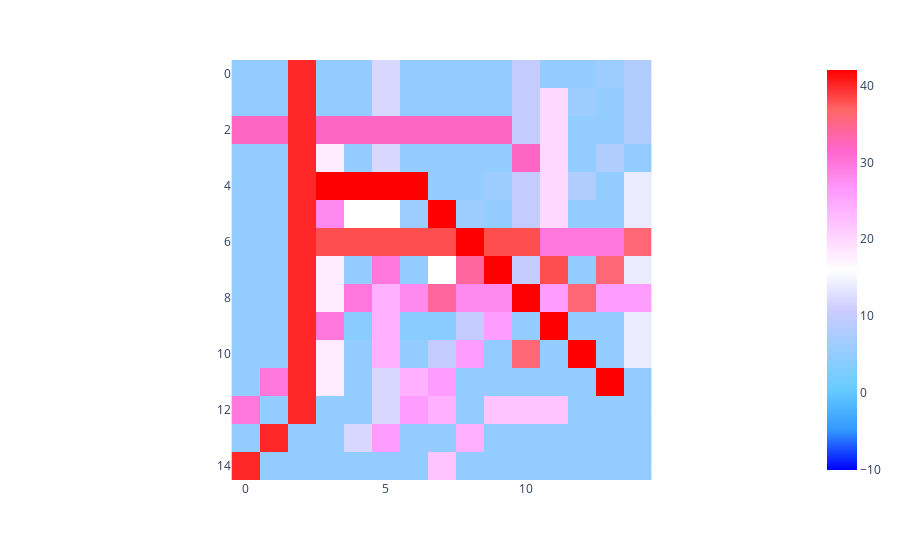

The notebook cell saved with this chart:
### Code cell
main()

### Figure 1 — Plotly figure (JSON) as saved in the notebook; plotly's stock layout.template omitted (floating-point values rounded to 4 significant figures; data arrays with more than 128 entries replaced by an {"elided": "..."} marker saying what was removed)
{"data": [{"coloraxis": "coloraxis", "hovertemplate": "x: %{x}<br>y: %{y}<br>color: %{z}<extra></extra>", "name": "0", "type": "heatmap", "xaxis": "x", "yaxis": "y", "z": {"elided": "15x15 int values"}}], "layout": {"coloraxis": {"cmax": 42, "cmid": 0, "cmin": -10, "colorscale": [[0, "rgb(0,0,255)"], [0.1, "rgb(51,153,255)"], [0.2, "rgb(102,204,255)"], [0.3, "rgb(153,204,255)"], [0.4, "rgb(204,204,255)"], [0.5, "rgb(255,255,255)"], [0.6, "rgb(255,204,255)"], [0.7, "rgb(255,153,255)"], [0.8, "rgb(255,102,204)"], [0.9, "rgb(255,102,102)"], [1, "rgb(255,0,0)"]]}, "margin": {"t": 60}, "xaxis": {"anchor": "y", "constrain": "domain", "domain": [0, 1], "scaleanchor": "y"}, "yaxis": {"anchor": "x", "autorange": "reversed", "constrain": "domain", "domain": [0, 1]}}}
